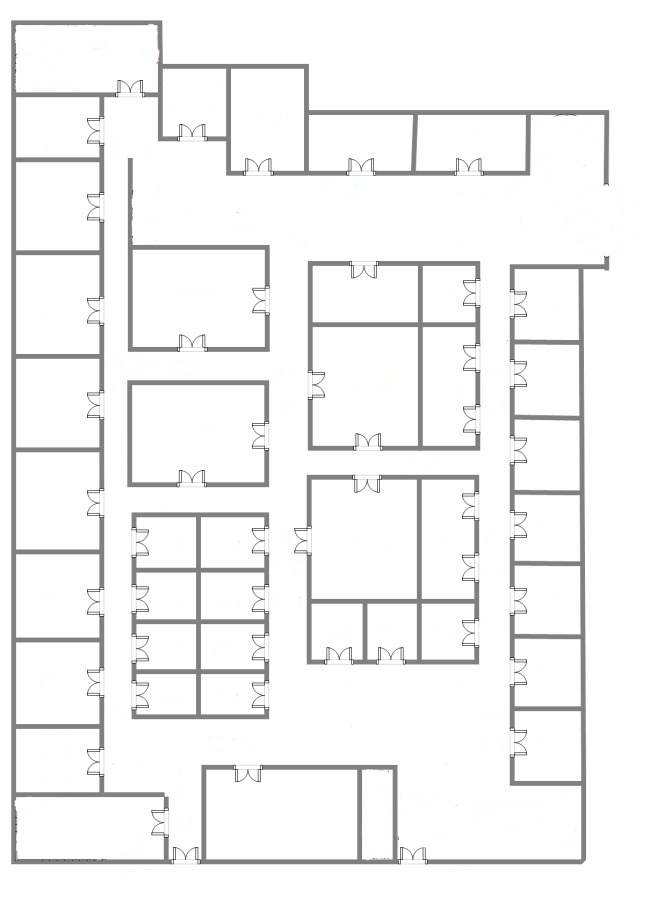
#> input picture test.jpg, 650 x 904 px
$ python diagram_stitch.py
#> lines starting #> are read from the running program, lines starting #| are printed output that depends on the picture
import cv2
import numpy as np
import imageio
import os

# -----------------------------
# CONFIG
# -----------------------------
IMAGE_PATH = "test.jpg"
PATCH_SIZE = 256
STRIDE = 128

os.makedirs("assets", exist_ok=True)

# -----------------------------
# LOAD IMAGE
# -----------------------------
img = cv2.imread(IMAGE_PATH)
#> img is the input picture: shape (904, 650, 3); mean B, G, R 243.2, 243.2, 243.2

if img is None:
    raise ValueError(f"❌ Could not load image: {IMAGE_PATH}")

img = cv2.cvtColor(img, cv2.COLOR_BGR2RGB)

H, W, _ = img.shape
#> H = 904; W = 650

frames = []

# -----------------------------
# SLIDING WINDOW VISUALIZATION
# -----------------------------
for y in range(0, H, STRIDE):
    for x in range(0, W, STRIDE):

        y1 = min(y, H - PATCH_SIZE)
        x1 = min(x, W - PATCH_SIZE)

        frame = img.copy()

        # darken background (focus effect)
        overlay = frame.copy()
        cv2.rectangle(
            overlay,
            (0, 0),
            (W, H),
            (0, 0, 0),
            -1
        )
        alpha = 0.5
        frame = cv2.addWeighted(overlay, alpha, frame, 1 - alpha, 0)

        # highlight current patch
        patch = img[y1:y1+PATCH_SIZE, x1:x1+PATCH_SIZE]
        frame[y1:y1+PATCH_SIZE, x1:x1+PATCH_SIZE] = patch

        # draw patch border
        cv2.rectangle(
            frame,
            (x1, y1),
            (x1 + PATCH_SIZE, y1 + PATCH_SIZE),
            (255, 0, 0),
            3
        )

        # text background
        cv2.rectangle(frame, (0, 0), (450, 50), (0, 0, 0), -1)

        # add text
        cv2.putText(
            frame,
            f"Patch: ({x1}, {y1})",
            (10, 30),
            cv2.FONT_HERSHEY_SIMPLEX,
            0.7,
            (255, 255, 255),
            2
        )

        frames.append(frame)
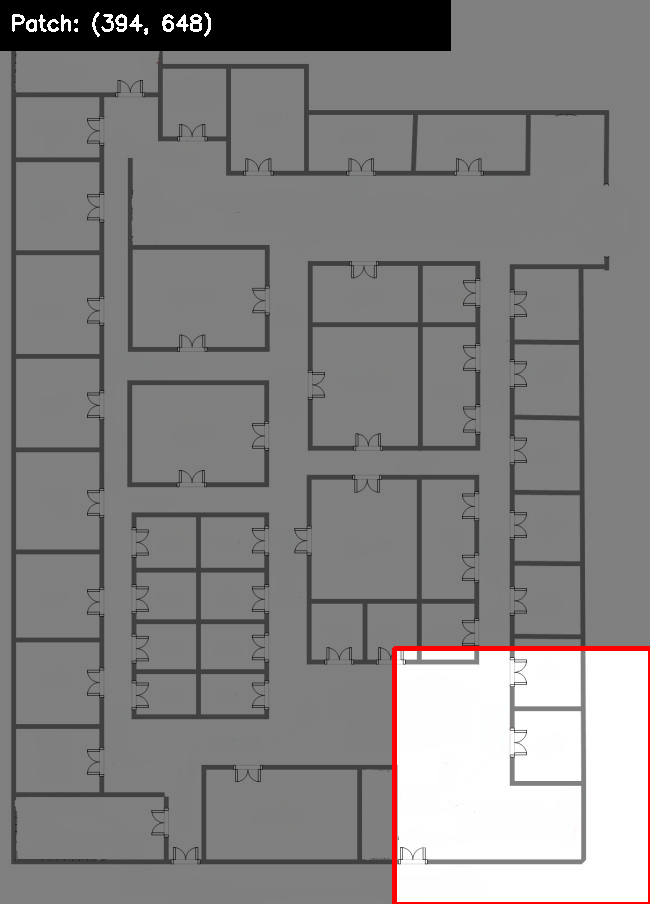
#> frame: shape (904, 650, 3); mean R, G, B 131.7, 130.1, 130.1
#> overlay: shape (904, 650, 3); every value is 0
#> after the loop, frames = 48 items

# -----------------------------
# ADD FINAL FRAME (full image)
# -----------------------------
final_frame = img.copy()
cv2.putText(
    final_frame,
    "Final Stitched Output",
    (10, 30),
    cv2.FONT_HERSHEY_SIMPLEX,
    0.8,
    (0, 255, 0),
    2
)
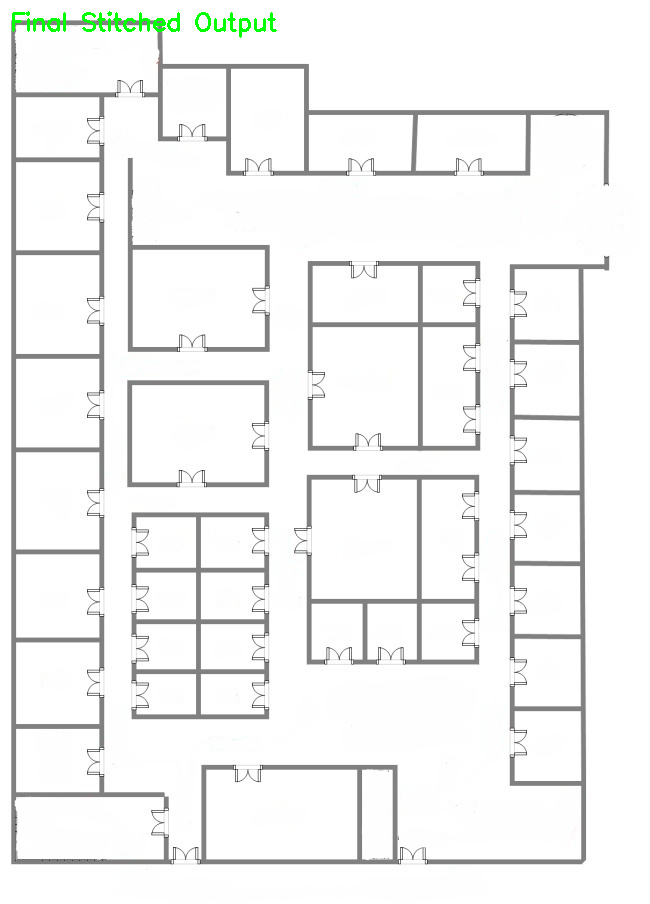
#> final_frame: shape (904, 650, 3); mean R, G, B 242.5, 243.3, 242.5

frames.append(final_frame)

# -----------------------------
# SAVE GIF
# -----------------------------
gif_path = "assets/stitching.gif"

imageio.mimsave(
    gif_path,
    frames,
    fps=6,
    loop=0
)

print(f"✅ GIF saved: {gif_path}")

$ run again, with mall.jpg copied over test.jpg
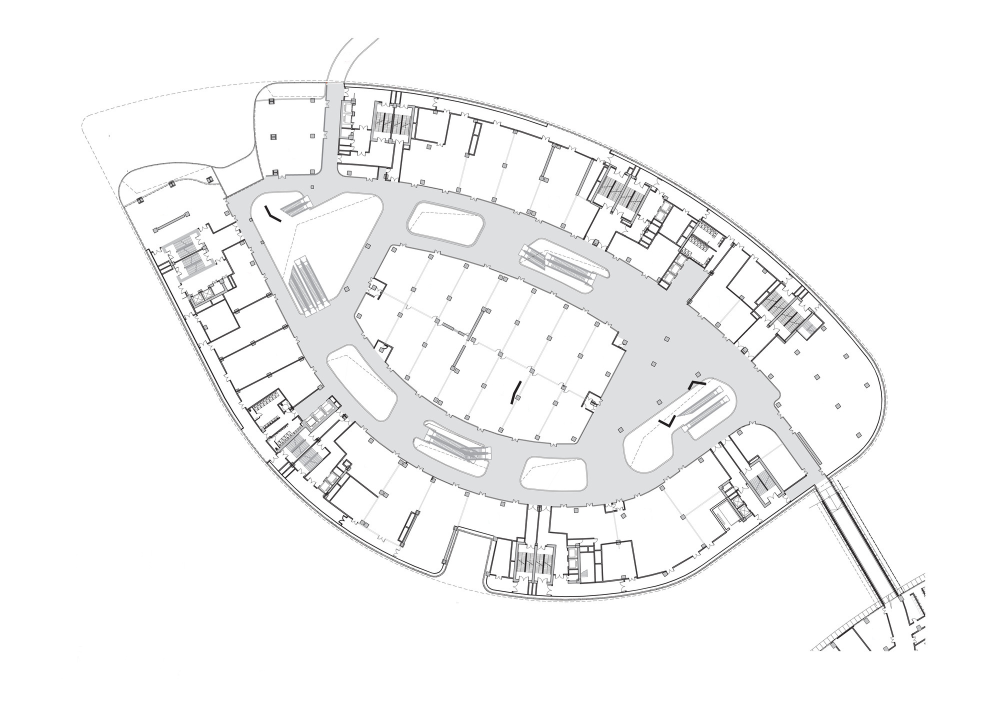
#> input picture mall.jpg, 2000 x 1414 px (shown at 1/2 size)
#> img is the input picture: shape (1414, 2000, 3); mean B, G, R 245.9, 245.7, 245.6
#> after the loop `for y in range(0, H, STRIDE):`:
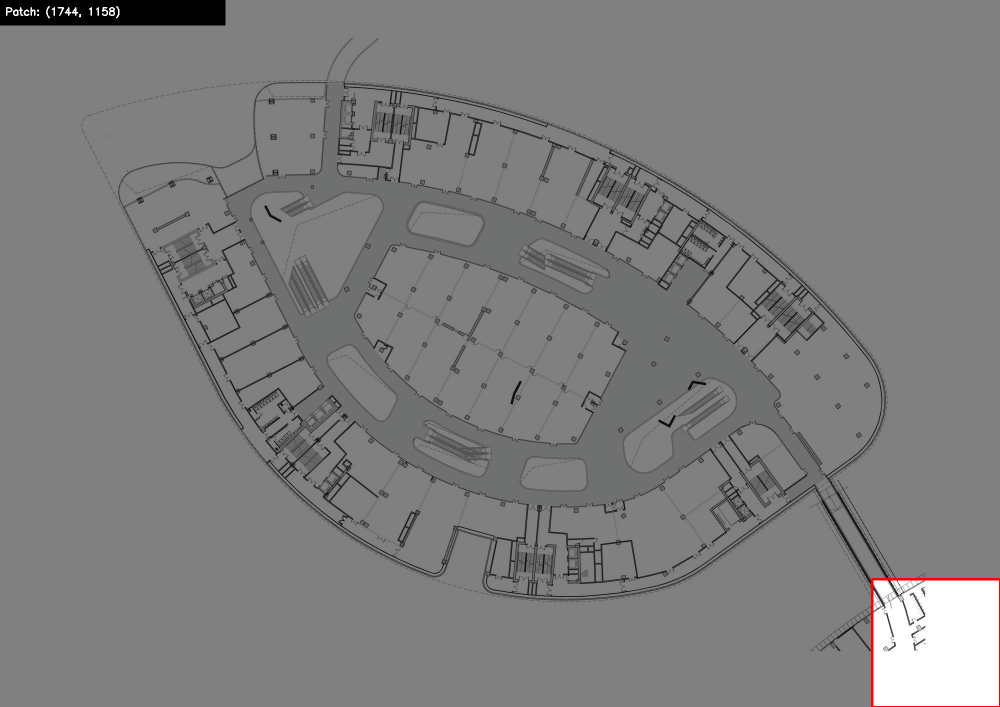
#> frame: shape (1414, 2000, 3) (shown at 1/2 size); mean R, G, B 125.2, 125, 125
#> after the loop `for y in range(0, H, STRIDE):`: frames = 192 items
#> `cv2.putText( final_frame, "Final Stitched Output", (10, 30), cv2.FONT_..`:
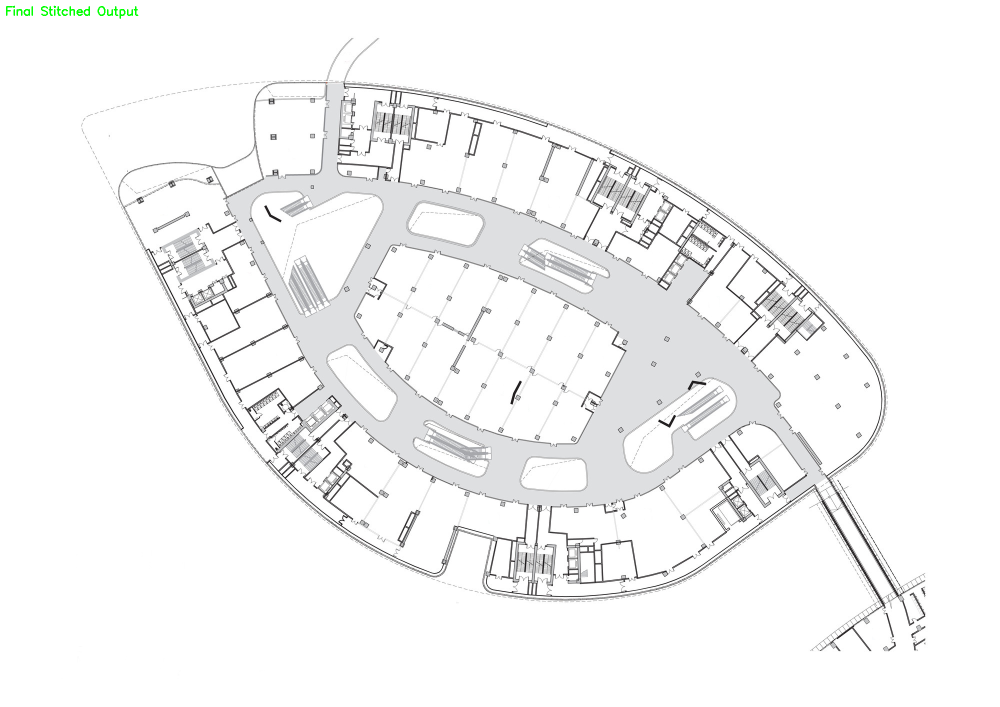
#> final_frame: shape (1414, 2000, 3) (shown at 1/2 size); mean R, G, B 245.5, 245.7, 245.7

$ run again, with mall-1.png saved as test.jpg
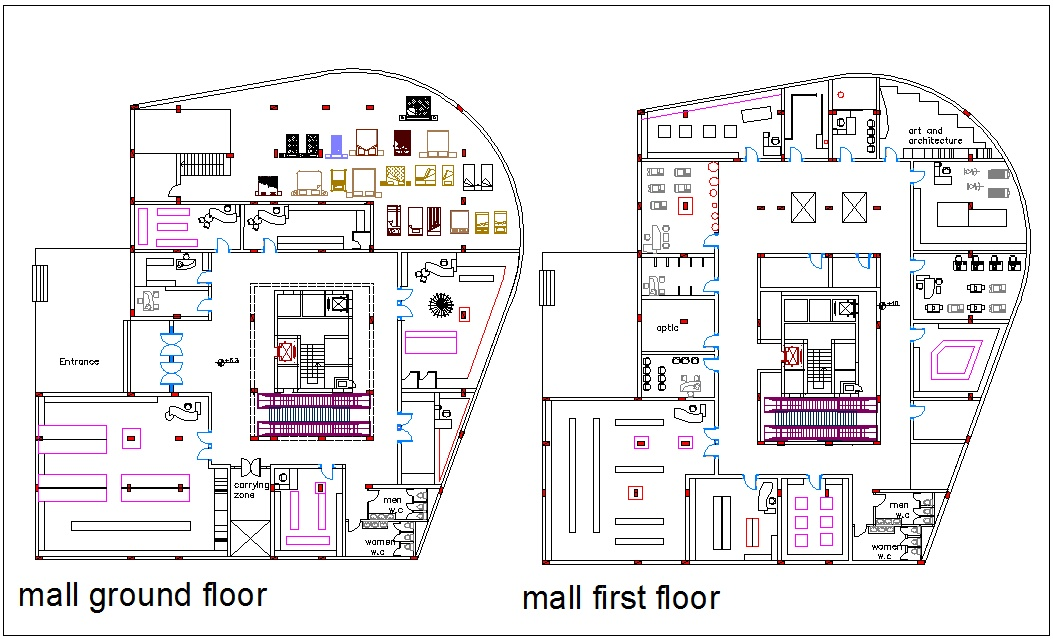
#> input picture mall-1.png, 1053 x 639 px
#> img is the input picture: shape (639, 1053, 3); mean B, G, R 233.7, 232.8, 234.4
#> after the loop `for y in range(0, H, STRIDE):`:
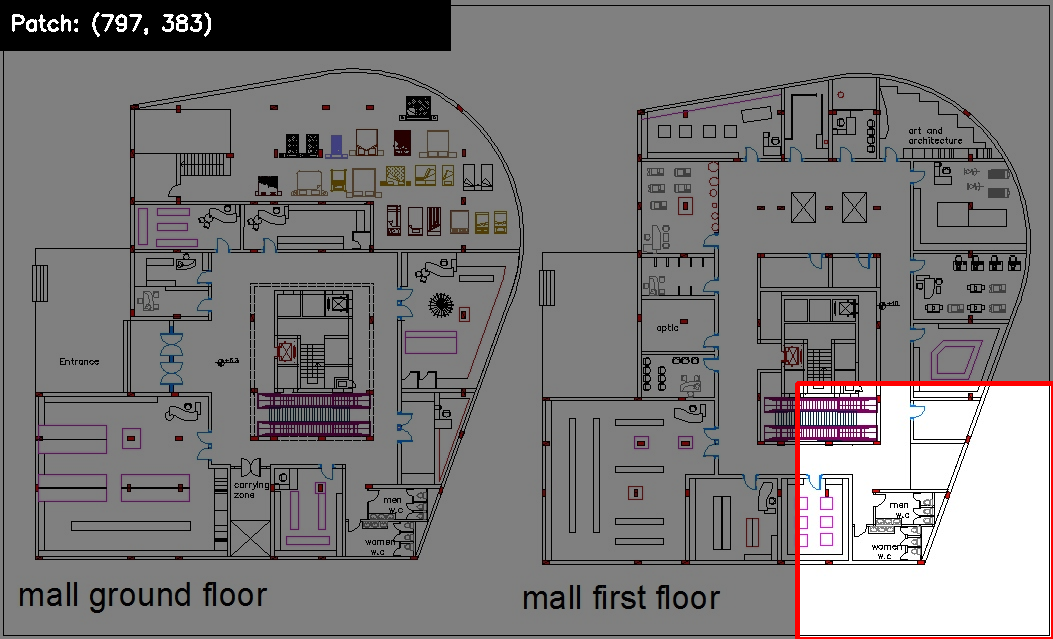
#> frame: shape (639, 1053, 3); mean R, G, B 125.5, 123.2, 123.8
#> after the loop `for y in range(0, H, STRIDE):`: frames = 45 items
#> `cv2.putText( final_frame, "Final Stitched Output", (10, 30), cv2.FONT_..`:
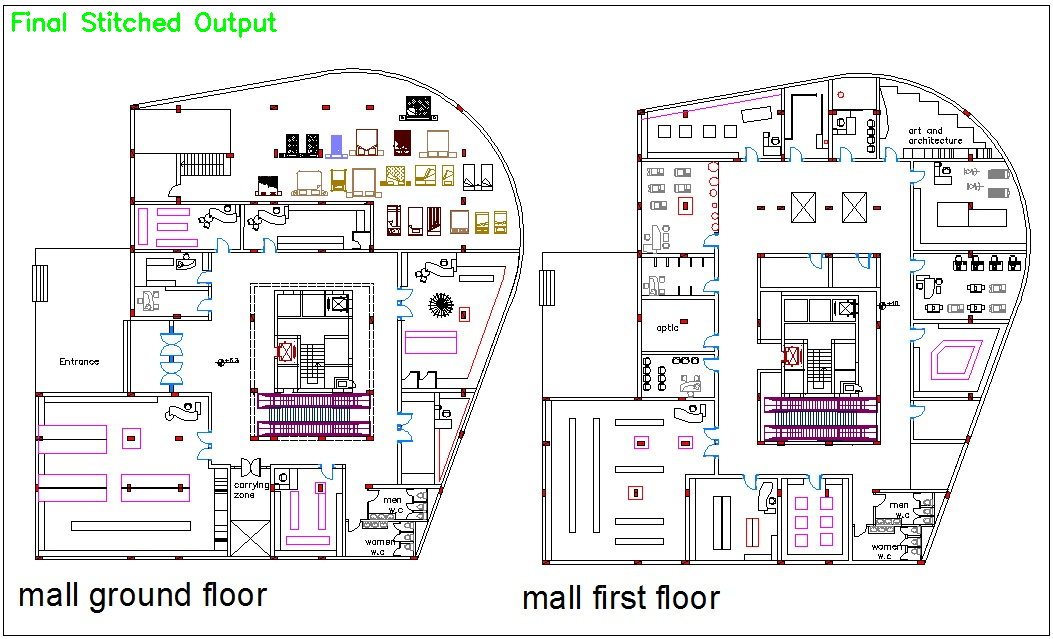
#> final_frame: shape (639, 1053, 3); mean R, G, B 233.7, 232.8, 233
